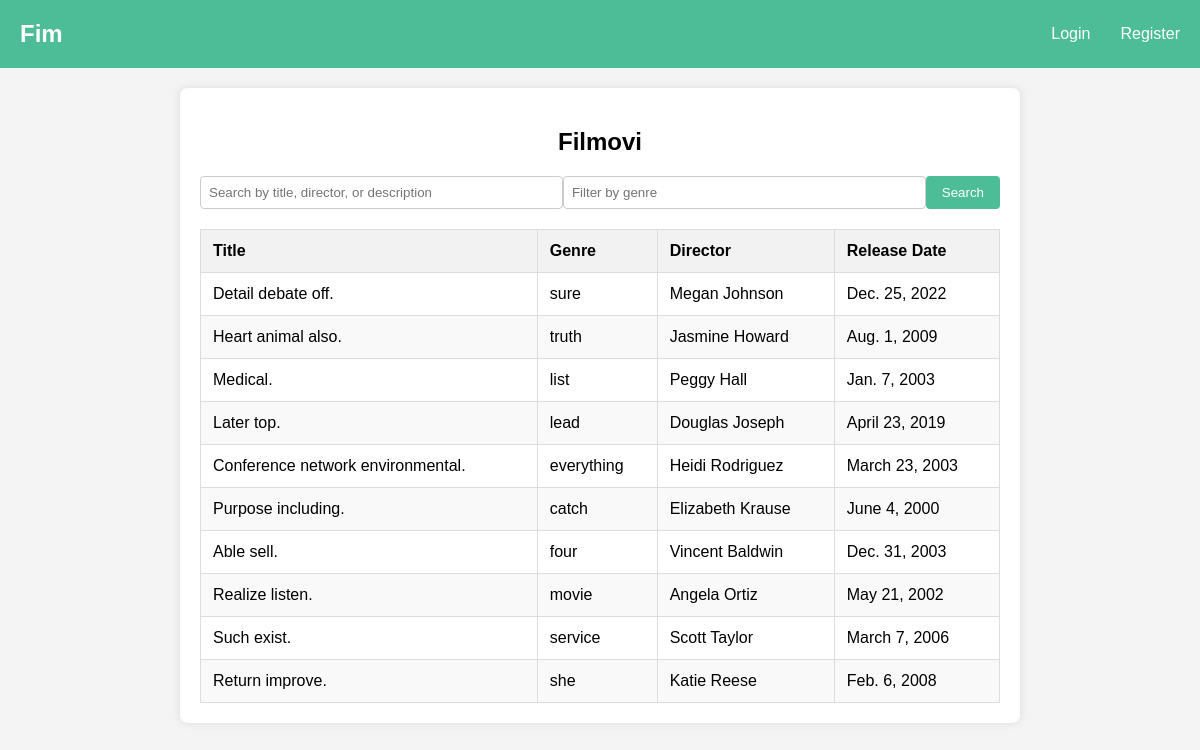
The page / on the database its author committed.
### main/models.py (models this page shows, shortened)
class Film(models.Model):
    title = models.CharField(max_length=255)
    release_date = models.DateField(null=True, blank=True)
    genre = models.CharField(max_length=100)
    director = models.CharField(max_length=255)
    description = models.TextField(blank=True)
    duration = models.IntegerField(null=True, blank=True)
    poster_url = models.URLField(max_length=255, blank=True)
    created_at = models.DateTimeField(auto_now_add=True)
    updated_at = models.DateTimeField(auto_now=True)

### main/views.py (the view)
# urls.py: 2. Add a URL to urlpatterns:  path('', views.home, name='home')
def home(request):
    search_query = request.GET.get("search", "")
    genre_filter = request.GET.get("genre", "")
    films = Film.objects.all()
    if search_query:
        films = films.filter(
            Q(title__icontains=search_query) |
            Q(director__icontains=search_query) |
            Q(description__icontains=search_query)
        )
    if genre_filter:
        films = films.filter(genre__icontains=genre_filter)
    return render(request, 'film_list.html', {'films': films})

### main/templates/film_list.html
{% extends 'index.html' %}
{% block content %}
{% load static %}
<link rel="stylesheet" href="{% static 'film_list.css' %}">
<div class="film-list-container">
    <h2>Filmovi</h2>
    <form method="get" class="search-form">
        <input type="text" name="search" placeholder="Search by title, director, or description"
               value="{{ request.GET.search }}">
        <input type="text" name="genre" placeholder="Filter by genre" value="{{ request.GET.genre }}">
        <button type="submit">Search</button>
    </form>
    <table class="film-table">
        <thead>
            <tr>
                <th>Title</th>
                <th>Genre</th>
                <th>Director</th>
                <th>Release Date</th>
            </tr>
        </thead>
        <tbody>
            {% for film in films %}
                <tr>
                    <td><a href="{% url 'film_detail' film.pk %}">{{ film.title }}</a></td>
                    <td>{{ film.genre }}</td>
                    <td>{{ film.director }}</td>
                    <td>{{ film.release_date }}</td>
                </tr>
            {% empty %}
                <tr>
                    <td colspan="4">No films found.</td>
                </tr>
            {% endfor %}
        </tbody>
    </table>
</div>
{% endblock %}

### main/static/index.css (style rules this page uses)
body { font-family: Arial, sans-serif; margin: 0; padding: 0; }
a { text-decoration: none; color: inherit; }

### main/static/film_list.css (style rules this page uses)
body { font-family: Arial, sans-serif; background-color: #f4f4f4; margin: 0; padding: 0; }
.film-list-container { max-width: 800px; margin: 20px auto; padding: 20px; background-color: white; border-radius: 8px; box-shadow: 0 0 10px rgba(0, 0, 0, 0.1); }
h2 { text-align: center; margin-bottom: 20px; }
.search-form { display: flex; justify-content: space-between; margin-bottom: 20px; }
.search-form input[type="text"] { width: 45%; padding: 8px; border: 1px solid #ccc; border-radius: 4px; }
.search-form button { padding: 8px 16px; background-color: #4cbd97; color: white; border: none; border-radius: 4px; cursor: pointer; }
.film-table { width: 100%; border-collapse: collapse; }
.film-table th, .film-table td { padding: 12px; border: 1px solid #ddd; text-align: left; }
.film-table th { background-color: #f2f2f2; }
.film-table tr:nth-child(even) { background-color: #f9f9f9; }

### rows shown on the page
Film: title "Detail debate off.", genre "sure", director "Megan Johnson", release_date "Dec. 25, 2022"
Film: title "Heart animal also.", genre "truth", director "Jasmine Howard", release_date "Aug. 1, 2009"
Film: title "Medical.", genre "list", director "Peggy Hall", release_date "Jan. 7, 2003"
Film: title "Later top.", genre "lead", director "Douglas Joseph", release_date "April 23, 2019"
Film: title "Conference network environmental.", genre "everything", director "Heidi Rodriguez", release_date "March 23, 2003"
Film: title "Purpose including.", genre "catch", director "Elizabeth Krause", release_date "June 4, 2000"
Film: title "Able sell.", genre "four", director "Vincent Baldwin", release_date "Dec. 31, 2003"
Film: title "Realize listen.", genre "movie", director "Angela Ortiz", release_date "May 21, 2002"
Film: title "Such exist.", genre "service", director "Scott Taylor", release_date "March 7, 2006"
Film: title "Return improve.", genre "she", director "Katie Reese", release_date "Feb. 6, 2008"
